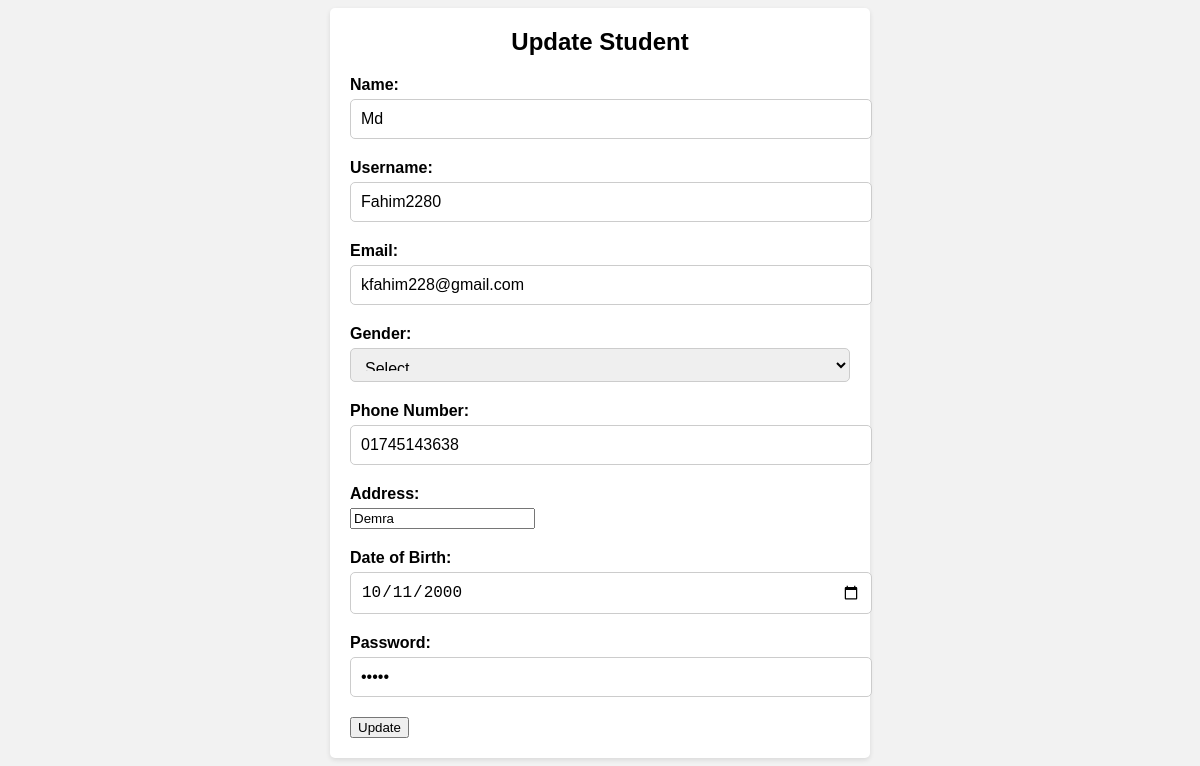
Page /View/InstructorUpdateView.php?update=1 (signed in) on the committed database.
### tables this page shows
CREATE TABLE `instructor` (
  `Id` int(100) NOT NULL,
  `Name` varchar(100) NOT NULL,
  `Username` varchar(100) NOT NULL,
  `Email` varchar(100) NOT NULL,
  `Gender` varchar(100) NOT NULL,
  `Phone_number` varchar(100) NOT NULL,
  `Address` varchar(100) NOT NULL,
  `DOB` varchar(100) NOT NULL,
  `Password` varchar(100) NOT NULL
);

### Model/InstructorDb.php (called while the page is built, shortened)
<?php
function getInstructorId($id)
{
    $conn = getConnection();
    $sql = "SELECT * FROM Instructor WHERE ID = $id";
    $result = mysqli_query($conn, $sql);
    $data = mysqli_fetch_assoc($result);
    return $data;
}

### View/InstructorUpdateView.php (the view, shortened to what this page needs)
<?php
require_once('../Model/InstructorDb.php');
$id = $_GET['update'];
$data = getInstructorId($id);
$Name  = $data["Name"];
$Username = $data["Username"];
$Email = $data["Email"];
$Gender = $data["Gender"];
$Phone_number = $data["Phone_number"];
$DOB = $data["DOB"];
$Address = $data["Address"];
$Password  = $data["Password"];
?>
<!DOCTYPE html>
<html>
<head>
    <link rel="stylesheet" type="text/css" href="SingUp.css">
</head>
<body>
    <div class="container">
        <h2>Update Student</h2>
        <form method="POST" action="../Controller/CIUpdate.php" onsubmit="return validateForm()">
            <div class="form-group">
                <label for="name">Name:</label>
                <input type="text" id="name" name="name" value=<?php echo $Name ?>>
            </div>
            <div class="form-group">
                <label for="username">Username:</label>
                <input type="text" id="username" name="username" value=<?php echo $Username ?>>
            </div>
            <div class="form-group">
                <label for="email">Email:</label>
                <input type="email" id="email" name="email" value=<?php echo $Email ?>>
            </div>
            <div class="form-group">
                <label for="gender">Gender:</label>
                <select id="gender" name="gender" value=<?php echo $Gender ?>>
                    <option value=<?php echo $Gender ?>>Select</option>
                </select>
            </div>
            <div class="form-group">
                <label for="phone">Phone Number:</label>
                <input type="text" id="phone" name="phone" value=<?php echo $Phone_number ?>>
            </div>
            <div class="form-group">
                <label for="address">Address:</label>
                <input id="address" name="address" value=<?php echo $Address  ?>></input>
            </div>
            <div class="form-group">
                <label for="dob">Date of Birth:</label>
                <input type="date" id="dob" name="dob" value=<?php echo $DOB ?>>
            </div>
            <div class="form-group">
                <label for="password">Password:</label>
                <input type="password" id="password" name="password" value=<?php echo $Password ?>>
            </div>
            <button type="submit">Update</button>
        </form>
    </div>
</body>
</html>

### View/SingUp.css (style rules this page uses)
body { font-family: Arial, sans-serif; background-color: #f2f2f2; }
.container { max-width: 500px; margin: 0 auto; padding: 20px; background-color: #fff; border-radius: 5px; box-shadow: 0 2px 5px rgba(0, 0, 0, 0.1); }
.container h2 { margin-top: 0; text-align: center; }
.form-group { margin-bottom: 20px; }
.form-group label { display: block; margin-bottom: 5px; font-weight: bold; }
.form-group input[type="text"], .form-group input[type="email"], .form-group textarea, .form-group select, .form-group input[type="date"], .form-group input[type="password"] { width: 100%; padding: 10px; font-size: 16px; border-radius: 5px; border: 1px solid #ccc; }
.form-group select { height: 34px; }

### rows in the picture
instructor: name "Md", username "Fahim2280", email "kfahim228@gmail.com", gender "Select", phone "01745143638", address "Demra", dob "10/11/2000"
